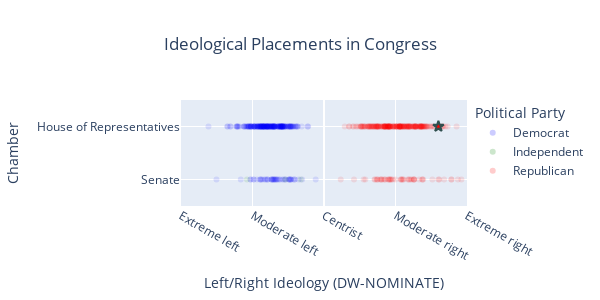

Source (notebook cell):
### Code cell
fig = px.scatter(ideo, x='ideology', y='senate', color='party',
                 color_discrete_map={'Republican': 'red',
                                     'Democrat': 'blue',
                                     'Independent': 'green'},
                 height=300, width=600,
                 labels={'ideology':'Left/Right Ideology (DW-NOMINATE)', 
                        'senate':'Chamber',
                        'party': 'Political Party'},
                 hover_name = 'name',
                 hover_data=['party'],
                 title = 'Ideological Placements in Congress',
                opacity = .1)
fig.update(layout=dict(title=dict(x=0.5)))
fig.update_yaxes(range=(-0.5, 1.5), tickvals=[0, 1],
                ticktext = ['Senate', 'House of Representatives'])
fig.update_xaxes(range=(-1,1), tickvals=[-1, -.5, 0, .5, 1],
                ticktext = ['Extreme left', 'Moderate left', 'Centrist', 'Moderate right', 'Extreme right'])

fig.add_traces(
    px.scatter(ideo2, x='ideology', y='senate', color='party',
                 color_discrete_map={'Republican': 'red',
                                     'Democrat': 'blue',
                                     'Independent': 'green'},
                 height=300, width=600,
                 labels={'ideology':'Left/Right Ideology (DW-NOMINATE)', 
                        'senate':'Chamber',
                        'party': 'Political Party'},
                 hover_name = 'name',
                 hover_data=['party'],
                 title = 'Ideological Placements in Congress').update_traces(marker=dict(size=8, symbol="star", line=dict(width=2, color="DarkSlateGrey")),
                                                                            showlegend=False).data
)


fig.show()

### Figure 1 — Plotly figure (JSON) as saved in the notebook; plotly's stock layout.template omitted (floating-point values rounded to 4 significant figures; data arrays with more than 128 entries replaced by an {"elided": "..."} marker saying what was removed)
{"data": [{"customdata": {"elided": "258x1 str values"}, "hovertemplate": "<b>%{hovertext}</b><br><br>Political Party=%{customdata[0]}<br>Left/Right Ideology (DW-NOMINATE)=%{x}<br>Chamber=%{y}<extra></extra>", "hovertext": {"elided": "258 str values"}, "legendgroup": "Democrat", "marker": {"color": "blue", "opacity": 0.1, "symbol": "circle"}, "mode": "markers", "name": "Democrat", "orientation": "h", "showlegend": true, "type": "scatter", "x": {"elided": "258 float values"}, "xaxis": "x", "y": {"elided": "258 bool values"}, "yaxis": "y"}, {"customdata": [["Independent"], ["Independent"], ["Independent"]], "hovertemplate": "<b>%{hovertext}</b><br><br>Political Party=%{customdata[0]}<br>Left/Right Ideology (DW-NOMINATE)=%{x}<br>Chamber=%{y}<extra></extra>", "hovertext": ["Bernard Sanders (Vermont)", "Kyrsten Sinema (Arizona)", "Angus S. King Jr. (Maine)"], "legendgroup": "Independent", "marker": {"color": "green", "opacity": 0.1, "symbol": "circle"}, "mode": "markers", "name": "Independent", "orientation": "h", "showlegend": true, "type": "scatter", "x": [-0.539, -0.271, -0.162], "xaxis": "x", "y": [true, true, true], "yaxis": "y"}, {"customdata": {"elided": "269x1 str values"}, "hovertemplate": "<b>%{hovertext}</b><br><br>Political Party=%{customdata[0]}<br>Left/Right Ideology (DW-NOMINATE)=%{x}<br>Chamber=%{y}<extra></extra>", "hovertext": {"elided": "269 str values"}, "legendgroup": "Republican", "marker": {"color": "red", "opacity": 0.1, "symbol": "circle"}, "mode": "markers", "name": "Republican", "orientation": "h", "showlegend": true, "type": "scatter", "x": {"elided": "269 float values"}, "xaxis": "x", "y": {"elided": "269 bool values"}, "yaxis": "y"}, {"customdata": [["Republican"]], "hovertemplate": "<b>%{hovertext}</b><br><br>Political Party=%{customdata[0]}<br>Left/Right Ideology (DW-NOMINATE)=%{x}<br>Chamber=%{y}<extra></extra>", "hovertext": ["Bob Good (Virginia-5)"], "legendgroup": "Republican", "marker": {"color": "red", "line": {"color": "DarkSlateGrey", "width": 2}, "size": 8, "symbol": "star"}, "mode": "markers", "name": "Republican", "orientation": "h", "showlegend": false, "type": "scatter", "x": [0.8], "xaxis": "x", "y": [false], "yaxis": "y"}], "layout": {"height": 300, "legend": {"title": {"text": "Political Party"}, "tracegroupgap": 0}, "title": {"text": "Ideological Placements in Congress", "x": 0.5}, "width": 600, "xaxis": {"anchor": "y", "domain": [0, 1], "range": [-1, 1], "ticktext": ["Extreme left", "Moderate left", "Centrist", "Moderate right", "Extreme right"], "tickvals": [-1, -0.5, 0, 0.5, 1], "title": {"text": "Left/Right Ideology (DW-NOMINATE)"}, "type": "linear"}, "yaxis": {"anchor": "x", "domain": [0, 1], "range": [-0.5, 1.5], "ticktext": ["Senate", "House of Representatives"], "tickvals": [0, 1], "title": {"text": "Chamber"}, "type": "category"}}}
